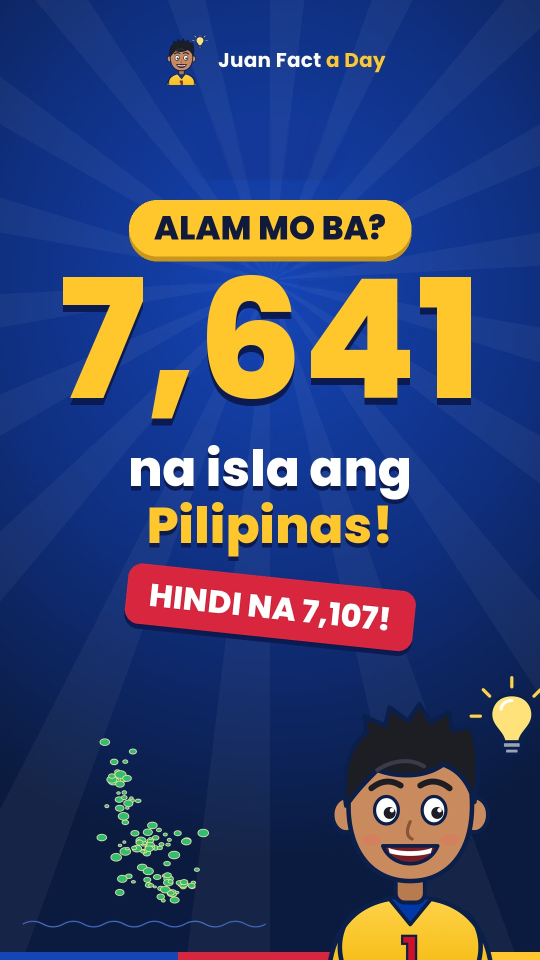
#> input picture juan_fact_a_day/stories/001_7641_na_isla/thumbnail.jpg, 1080 x 1920 px (shown at 1/2 size)
$ python -i cards.py   (imports and definitions only)
#> lines starting #> are read from the running program, lines starting #| are printed output that depends on the picture
#!/usr/bin/env python3
"""Fact cards + Reel cover (thumbnail) from a story.json, in the look of your brand.json.

  python cards.py cards     path/to/story.json [...]   # draw every scene's "card" into its image file
  python cards.py thumbnail path/to/story.json [...]   # draw thumbnail.jpg from the story's "thumbnail" block

Card keys (scene "card": {...}):
  "badge": "DID YOU KNOW?"             pill on top
  "big": "1985"                        huge accent text (numbers, names)
  "headline": "It reached *space!*"    *stars* = accent color
  "sub": "small explanation"           smaller line(s)
  "art": "rocket", "art_scale": 0.8    picture from brand art_dir (<name>.png), or the built-in "stars3"
  "mascot": true                       brand mascot_peek in the bottom-right
  "bg": "dark"                         night version of the background
  "photo": "photos/x.jpg", "photo_mode": "full" | "frame", "photo_focus": [0.5, 0.5], "credit": "Photo: ..."
  "lineup": [{"photo": "...", "label": "..."}, {"cross": true, "label": "..."}]
Where the card is written: the scene's "image" (photo scenes), or "card_image" (video scenes; default
cards/sceneNN.jpg). Cards with a custom plate (photo/dark/credit) also write _plate_<name>.jpg; point the scene's
"background" at it so only the text animates.

Thumbnail keys: badge, big, headline, sticker (tilted label), art, lineup, mascot (false = none), mascot_height.
"""
from __future__ import annotations

import json
import math
import sys
from pathlib import Path

import numpy as np
from PIL import Image, ImageDraw, ImageEnhance, ImageFilter, ImageFont, ImageOps

sys.path.insert(0, str(Path(__file__).resolve().parent))
import brand as brandkit  # noqa: E402

W, H = 1080, 1920
SAFE_BOTTOM = 1390  # below this the subtitles live
MAX_W = 920

# set by use_brand(); module-level so the drawing helpers stay simple
B: dict = {}
YELLOW = YELLOW_DARK = NAVY = SHADOW = WHITE = SOFT = RED = "#000000"
C: dict = {}


# [12 lines left out: functions use_brand, brand_for, not called in this run]


def font(weight, size):
    p = B["fonts"].get(weight) or B["fonts"]["ExtraBold"]
    return ImageFont.truetype(str(p), size)


# [75 lines left out: functions parse_marked, wrap, draw_lines, builtin_art, load_art, open_photo, not called in this run]


def background():
    return Image.open(B["background"]).convert("RGB").resize((W, H))


# [18 lines left out: functions _header_layer, _cover, not called in this run]


def _shade(img, top=(0, 430, 0.85), bottom=(1300, H, 0.88), vignette=0.55):
    """Darken top/bottom (header + subtitle room) and the edges so text stays readable on photos."""
    shade = Image.new("L", (W, H), 0)
    d = ImageDraw.Draw(shade)
    for y in range(H):
        a = 0.0
        if y < top[1]:
            a = top[2] * (1 - y / top[1])
        if y > bottom[0]:
            a = max(a, bottom[2] * (y - bottom[0]) / (bottom[1] - bottom[0]))
        d.line((0, y, W, y), fill=int(a * 255))
    vig = Image.new("L", (W, H), 0)
    ImageDraw.Draw(vig).ellipse((-W * 0.35, -H * 0.2, W * 1.35, H * 1.2), fill=255)
    vig = ImageOps.invert(vig.filter(ImageFilter.GaussianBlur(220))).point(lambda v: int(v * vignette))
    mask = Image.fromarray(np.maximum(np.asarray(shade), np.asarray(vig)))
    return Image.composite(Image.new("RGB", (W, H), C["shade"]), img, mask)


# [271 lines left out: functions make_plate, framed, render_card, sticker, silhouette, draw_lineup and 5 more, not called in this run]


# [2 lines not run here, left out]

>>> import cv2
>>> picture = cv2.imread('../juan_fact_a_day/stories/001_7641_na_isla/thumbnail.jpg', cv2.IMREAD_GRAYSCALE)
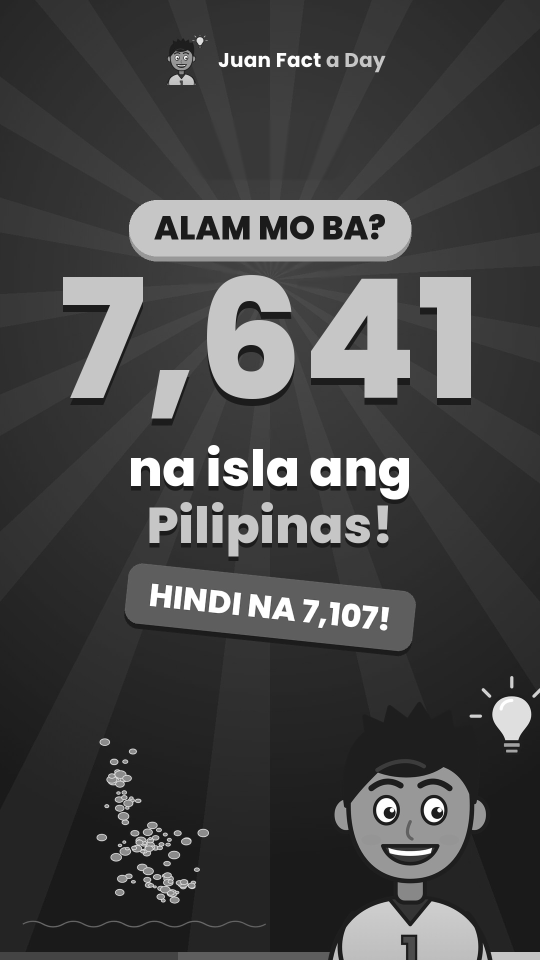
#> picture: shape (1920, 1080) (shown at 1/2 size); min 1, max 255, mean 69.4
>>> result = _shade(picture)
#> in _shade, `shade = Image.new("L", (W, H), 0)`: shade: PIL image 1080x1920 L; every value is 0
#> in _shade, `ImageDraw.Draw(vig).ellipse((-W * 0.35, -H * 0.2, W * 1.35, H * 1.2), ..`: vig: PIL image 1080x1920 L; every value is 255
#> in _shade, `mask = Image.fromarray(np.maximum(np.asarray(shade), np.asarray(vig)))`:
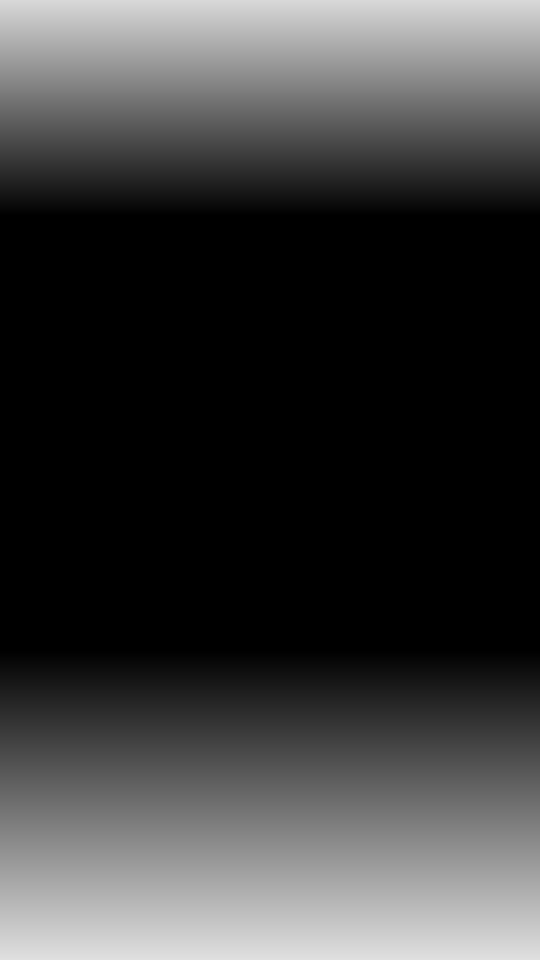
#> mask: PIL image 1080x1920 L (shown at 1/2 size); min 0, max 224, mean 60.2
#> (the run stopped early here; a loop or call above may not have finished)
